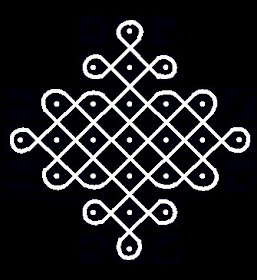
#> input picture sample_kolams/sample1.jpeg, 257 x 280 px
$ python -i kolam_analyzer.py   (imports and definitions only)
#> lines starting #> are read from the running program, lines starting #| are printed output that depends on the picture; after the words box and inside, x2 and y2 are one past the last pixel; in counts of white or black regions, pixels touching at a corner belong together
import cv2
import numpy as np
from scipy.spatial.distance import cdist
from sklearn.cluster import DBSCAN
import math
from collections import Counter

class KolamAnalyzer:
    """Analyzes kolam images to extract descriptive features for natural language generation."""

    def __init__(self):
        self.features = {}

    def analyze_image(self, image_path):
        """Main analysis function that extracts all features from a kolam image."""
#> called with image_path = '../sample_kolams/sample1.jpeg'
        img = cv2.imread(image_path, cv2.IMREAD_GRAYSCALE)
#> img: shape (280, 257); min 0, max 255, mean 31.4
        if img is None:
            raise ValueError("Could not load image")

        # Preprocess image
        _, binary = cv2.threshold(img, 127, 255, cv2.THRESH_BINARY)
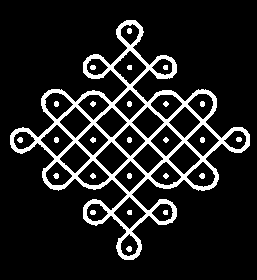
#> binary: shape (280, 257); 12.3% white; 26 white regions, largest, box (x1, y1, x2, y2) and area: (10, 20, 250, 260) 8233, (17, 137, 23, 143) 28, (199, 173, 205, 179) 28

        # Extract features
        self.features = {
            'grid_info': self._analyze_dot_grid(binary),
            'symmetry': self._analyze_symmetry(binary),
            'curves': self._analyze_curves(binary),
            'complexity': self._analyze_complexity(binary),
            'patterns': self._analyze_patterns(binary),
            'traditional_elements': self._detect_traditional_elements(binary)
        }

        return self.features

    def _analyze_dot_grid(self, binary):
        """Detect and analyze the underlying dot grid structure."""
        # Find contours for potential dots/circular regions
        contours, _ = cv2.findContours(~binary, cv2.RETR_EXTERNAL, cv2.CHAIN_APPROX_SIMPLE)
#> contours = [[[0, 0], [0, 279], [256, 279], [256, 0]]]

        # Filter for circular/dot-like regions
        dots = []
        for contour in contours:
            area = cv2.contourArea(contour)
            perimeter = cv2.arcLength(contour, True)

            if area > 50 and perimeter > 0:  # Filter small noise
                circularity = 4 * math.pi * area / (perimeter * perimeter)
                if circularity > 0.3:  # Reasonably circular
                    M = cv2.moments(contour)
                    if M["m00"] != 0:
                        cx = int(M["m10"] / M["m00"])
                        cy = int(M["m01"] / M["m00"])
                        dots.append((cx, cy))
#> this loop made 1 pass
#> (contour, area, perimeter, circularity, cx, cy) on pass 1: ([[0, 0], [0, 279], [256, 279], [256, 0]], 71424, 1070, 0.784, 128, 139)
#> after the loop, dots = [(128, 139)]

        if len(dots) < 4:
            return {'type': 'no_clear_grid', 'count': len(dots)}

        # Try to determine grid structure
        dots = np.array(dots)

        # Cluster dots by rows and columns
        y_coords = dots[:, 1]
        x_coords = dots[:, 0]

        # Simple grid detection based on coordinate clustering
        y_clusters = self._cluster_coordinates(y_coords)
        x_clusters = self._cluster_coordinates(x_coords)

        rows = len(y_clusters)
        cols = len(x_clusters)

        # Determine grid type
        if rows == cols:
            grid_type = f"{rows}x{cols} square grid"
        else:
            grid_type = f"{rows}x{cols} rectangular grid"

        return {
            'type': grid_type,
            'rows': rows,
            'cols': cols,
            'total_dots': len(dots),
            'spacing': self._calculate_average_spacing(dots)
        }

    # [39 lines left out: functions _cluster_coordinates, _calculate_average_spacing, not called in this run]

    def _analyze_symmetry(self, binary):
        """Analyze symmetry properties of the kolam."""
        h, w = binary.shape
#> h = 280; w = 257

        # Test vertical symmetry
        left_half = binary[:, :w//2]
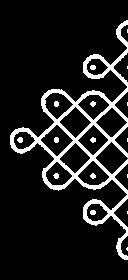
#> left_half: shape (280, 128); 12% white; 17 white regions (7 under 20 px), largest, box (x1, y1, x2, y2) and area: (10, 20, 128, 260) 4022, (17, 137, 23, 143) 28, (53, 173, 59, 179) 27
        right_half = np.fliplr(binary[:, w//2:])
#> right_half: shape (280, 129); 12.7% white; 17 white regions, largest, box (x1, y1, x2, y2) and area: (7, 20, 129, 260) 4211, (52, 173, 58, 179) 28, (52, 101, 57, 107) 26

        # Resize to match if needed
        min_width = min(left_half.shape[1], right_half.shape[1])
#> min_width = 128
        left_half = left_half[:, :min_width]
        right_half = right_half[:, :min_width]
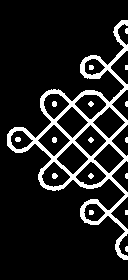
#> right_half: shape (280, 128); 12.5% white; 17 white regions (7 under 20 px), largest, box (x1, y1, x2, y2) and area: (7, 20, 128, 260) 4155, (52, 173, 58, 179) 28, (52, 101, 57, 107) 26

        vertical_symmetry = np.mean(left_half == right_half) > 0.85
#> vertical_symmetry = True

        # Test horizontal symmetry
        top_half = binary[:h//2, :]
#> top_half: shape (140, 257); 12.4% white; 17 white regions (7 under 20 px), largest, box (x1, y1, x2, y2) and area: (10, 20, 250, 140) 4128, (127, 28, 132, 34) 26, (90, 65, 96, 70) 26
        bottom_half = np.flipud(binary[h//2:, :])
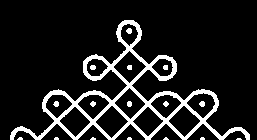
#> bottom_half: shape (140, 257); 12.3% white; 17 white regions (7 under 20 px), largest, box (x1, y1, x2, y2) and area: (10, 20, 250, 140) 4105, (126, 28, 132, 34) 28, (199, 101, 205, 107) 28

        min_height = min(top_half.shape[0], bottom_half.shape[0])
#> min_height = 140
        top_half = top_half[:min_height, :]
        bottom_half = bottom_half[:min_height, :]

        horizontal_symmetry = np.mean(top_half == bottom_half) > 0.85
#> horizontal_symmetry = True

        # Test rotational symmetry (approximate)
        rotational_symmetry = self._test_rotational_symmetry(binary)

        symmetry_type = []
        if vertical_symmetry:
            symmetry_type.append("vertical")
        if horizontal_symmetry:
            symmetry_type.append("horizontal")
        if rotational_symmetry:
            symmetry_type.append("rotational")

        if not symmetry_type:
            symmetry_type = ["asymmetric"]

        return {
            'types': symmetry_type,
            'vertical': vertical_symmetry,
            'horizontal': horizontal_symmetry,
            'rotational': rotational_symmetry
        }

    def _test_rotational_symmetry(self, binary):
        """Test for 90, 180, or other rotational symmetries."""
        h, w = binary.shape
#> h = 280; w = 257
        center = (h//2, w//2)
#> center = (140, 128)

        # Test 180-degree rotation
        rotated_180 = np.rot90(binary, 2)
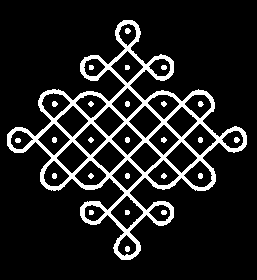
#> rotated_180: shape (280, 257); 12.3% white; 26 white regions, largest, box (x1, y1, x2, y2) and area: (7, 20, 247, 260) 8233, (125, 28, 131, 34) 28, (52, 101, 58, 107) 28
        similarity_180 = np.mean(binary == rotated_180)
#> similarity_180 = 0.894
#> in _analyze_symmetry, `rotational_symmetry = self._test_rotational_symmetry(binary)`: rotational_symmetry = True

        return similarity_180 > 0.8

    def _analyze_curves(self, binary):
        """Analyze the curve characteristics in the kolam."""
        # Find edges
        edges = cv2.Canny(binary, 50, 150)
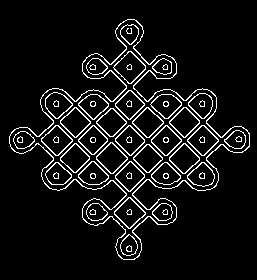
#> edges: shape (280, 257); 7.6% white in thin lines or dots, all inside (x1, y1, x2, y2) = (9, 19, 250, 260)

        # Find contours
        contours, _ = cv2.findContours(edges, cv2.RETR_EXTERNAL, cv2.CHAIN_APPROX_SIMPLE)
#> contours = 1 contour; box (x1, y1, x2, y2) and area: (9, 19, 250, 260) 22348

        if not contours:
            return {'type': 'no_clear_curves', 'count': 0}

        curve_types = []
        total_length = 0

        for contour in contours:
            length = cv2.arcLength(contour, False)
            total_length += length

            # Analyze curvature
            if len(contour) > 10:
                # Simple curvature analysis based on contour shape
                area = cv2.contourArea(contour)
                if area > 0:
                    compactness = (length * length) / area
                    if compactness < 20:
                        curve_types.append("circular")
                    elif compactness < 50:
                        curve_types.append("curved")
                    else:
                        curve_types.append("angular")
#> this loop made 1 pass
#> (length, total_length, area, compactness) on pass 1: (1469.2, 1469.2, 22348.5, 96.58)
#> after the loop, curve_types = ['angular']; total_length = 1469.2

        curve_counter = Counter(curve_types)
#> curve_counter = {'angular': 1}
        dominant_curve = curve_counter.most_common(1)[0][0] if curve_counter else "mixed"
#> dominant_curve = 'angular'

        return {
            'dominant_type': dominant_curve,
            'total_length': int(total_length),
            'curve_count': len(contours),
            'types_distribution': dict(curve_counter)
        }

    def _analyze_complexity(self, binary):
        """Analyze the overall complexity of the kolam."""
        # Count connected components
        num_labels, labels = cv2.connectedComponents(~binary)
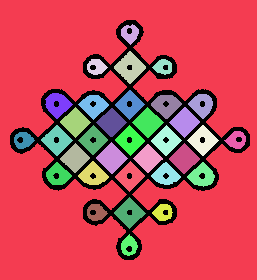
#> labels: shape (280, 257) int32; 35 distinct labels, from 0 to 34; one colour per label, 0 black
#> num_labels = 35

        # Calculate fractal dimension (box-counting method, simplified)
        fractal_dim = self._estimate_fractal_dimension(binary)

        # Count intersections/junctions
        junctions = self._count_junctions(binary)

        complexity_level = "simple"
        if junctions > 20 or fractal_dim > 1.3:
            complexity_level = "complex"
        elif junctions > 10 or fractal_dim > 1.2:
            complexity_level = "moderate"

        return {
            'level': complexity_level,
            'connected_components': num_labels - 1,  # -1 for background
            'estimated_fractal_dim': fractal_dim,
            'junction_count': junctions
        }

    def _estimate_fractal_dimension(self, binary):
        """Estimate fractal dimension using simplified box-counting."""
        # Very basic implementation
        non_zero_pixels = np.sum(binary == 0)  # Count black pixels
#> non_zero_pixels = 63090
        total_pixels = binary.size
#> total_pixels = 71960

        if non_zero_pixels == 0:
            return 1.0

        # Simple approximation based on pixel density
        density = non_zero_pixels / total_pixels
#> density = 0.877
#> in _analyze_complexity, `fractal_dim = self._estimate_fractal_dimension(binary)`: fractal_dim = 1.44
        return 1.0 + density * 0.5  # Simplified mapping

    def _count_junctions(self, binary):
        """Count line junctions/intersections."""
        # Apply thinning to get skeleton
        kernel = np.ones((3,3), np.uint8)
        thinned = cv2.morphologyEx(~binary, cv2.MORPH_CLOSE, kernel)
#> thinned: shape (280, 257); 87.8% white; 26 black regions (5 under 20 px), largest, box (x1, y1, x2, y2) and area: (10, 20, 250, 260) 8219, (127, 28, 132, 34) 26, (90, 65, 96, 70) 26

        # Count pixels with more than 2 neighbors (junctions)
        junctions = 0
        h, w = thinned.shape
#> h = 280; w = 257

        for i in range(1, h-1):
            for j in range(1, w-1):
                if thinned[i, j] > 0:
                    neighbors = np.sum(thinned[i-1:i+2, j-1:j+2] > 0) - 1
                    if neighbors > 2:
                        junctions += 1
#> after the loop, junctions = 62081

        return junctions

    def _analyze_patterns(self, binary):
        """Analyze repeating patterns and motifs."""
        # Find contours
        contours, _ = cv2.findContours(~binary, cv2.RETR_EXTERNAL, cv2.CHAIN_APPROX_SIMPLE)
#> contours = [[[0, 0], [0, 279], [256, 279], [256, 0]]]

        if len(contours) < 2:
            return {'repetition': 'none', 'motif_count': len(contours)}

        # Analyze size distribution of contours
        areas = [cv2.contourArea(cnt) for cnt in contours if cv2.contourArea(cnt) > 100]

        if not areas:
            return {'repetition': 'none', 'motif_count': 0}

        # Check for similar-sized elements (indicating repetition)
        area_std = np.std(areas)
        area_mean = np.mean(areas)

        if area_std / area_mean < 0.3:  # Low variation indicates repetition
            repetition_type = "high_repetition"
        elif area_std / area_mean < 0.6:
            repetition_type = "moderate_repetition"
        else:
            repetition_type = "varied_elements"

        return {
            'repetition': repetition_type,
            'motif_count': len(areas),
            'size_variation': area_std / area_mean if area_mean > 0 else 0
        }

    def _detect_traditional_elements(self, binary):
        """Detect traditional kolam elements and motifs."""
        # This is a simplified version - in practice, you'd use template matching
        # or trained models to detect specific traditional patterns

        contours, _ = cv2.findContours(~binary, cv2.RETR_EXTERNAL, cv2.CHAIN_APPROX_SIMPLE)
#> contours = [[[0, 0], [0, 279], [256, 279], [256, 0]]]

        traditional_elements = []

        for contour in contours:
            area = cv2.contourArea(contour)
            if area < 100:
                continue

            # Simple shape analysis
            approx = cv2.approxPolyDP(contour, 0.02 * cv2.arcLength(contour, True), True)

            if len(approx) == 3:
                traditional_elements.append("triangular_motif")
            elif len(approx) == 4:
                traditional_elements.append("diamond_motif")
            elif len(approx) > 8:
                # Check for circularity
                perimeter = cv2.arcLength(contour, True)
                circularity = 4 * math.pi * area / (perimeter * perimeter)
                if circularity > 0.7:
                    traditional_elements.append("circular_motif")
                else:
                    traditional_elements.append("curved_motif")
#> this loop made 1 pass
#> (area, approx) on pass 1: (71424, [[0, 0], [0, 279], [256, 279], [256, 0]])
#> after the loop, traditional_elements = ['diamond_motif']

        element_counts = Counter(traditional_elements)
#> element_counts = {'diamond_motif': 1}

        return {
            'detected_elements': list(element_counts.keys()),
            'element_counts': dict(element_counts),
            'dominant_element': element_counts.most_common(1)[0][0] if element_counts else None
        }

    # [93 lines left out: functions generate_description, analyze_kolam_image, not called in this run]

>>> result = KolamAnalyzer().analyze_image('../sample_kolams/sample1.jpeg')
#> result = 6 items
